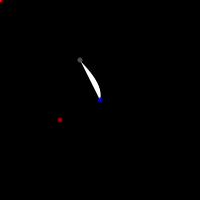
Frame 1 (no input)
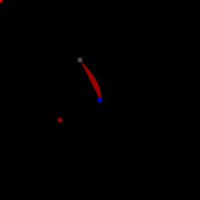
Frame 60 (the mouse pressed at the canvas centre just before this capture)
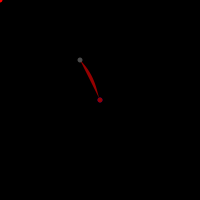
Frame 120 (the mouse held since frame 60 and released just before this capture)

The Processing sketch that drew these frames (run headless with seeded random() and noise(); from frame 60 on, the mouse is pressed at the canvas centre):

// Processing sketch: catmull_curve_mouse_controlled
// ── catmull_curve_mouse_controlled.pde

int cpx1 ,cpx2,cpy1,cpy2;
void setup()
{
  size(200, 200);
  background(255);
  smooth();
  stroke(0);
  cpx1 = cpy1 = 40 ;
  cpx2 = 60;
  cpy2 = 120;
 
}


void draw()
{
  background(0);
 
  if(mousePressed){
    cpx2 = mouseX;
    cpy2 = mouseY;
 curve(cpx1, cpy1, 80, 60, 100, 100, mouseX, mouseY);
  }
  else{
    cpx1 = mouseX;
    cpy1 = mouseY;
 curve(mouseX, mouseY, 80, 60, 100, 100, cpx2, cpy2);
  }
  noStroke();
  fill(255, 0, 0);
  
  
   if(!mousePressed)
    ellipse(mouseX, mouseY, 5, 5);
  else
    ellipse(cpx1, cpy1, 5, 5);
  
  fill(0, 0, 255, 192);
  ellipse(100, 100, 5, 5);
    fill(100,100, 100, 192);
  ellipse(80, 60, 5, 5);
  fill(150, 0, 0);
  if(mousePressed)
    ellipse(mouseX, mouseY, 5, 5);  
  else
    ellipse(cpx2, cpy2, 5, 5);  
}
